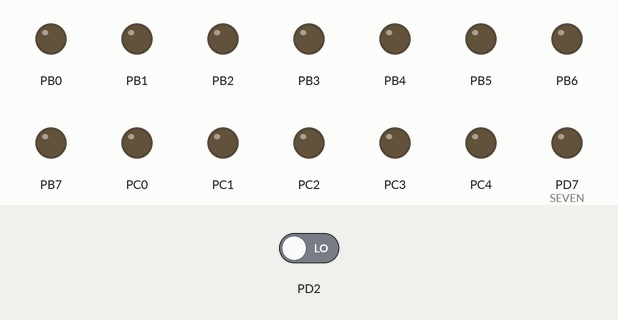
The program below on a simulated ATmega32, built with avr-gcc and emulated at 8 MHz. Parts: output pins drawn as LEDs (lit = HIGH). The test bench sets the inputs (shaded band); at power-on: PD2 LOW.

Above: at 1.2 s.
1.3 s: PD2 driven HIGH
At 2.4 s:
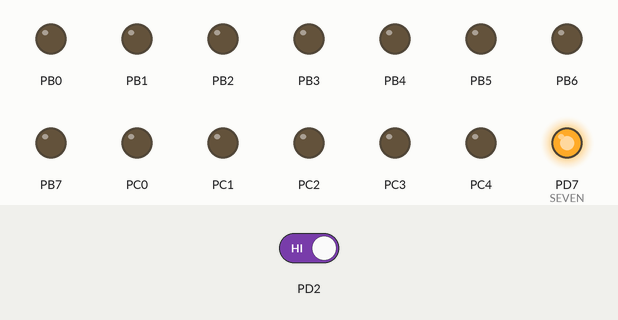
Timing chart, 0 to 4.3 s (numbered marks = the images above; inputs shaded):
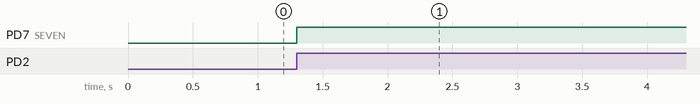

The program:

main.c
```c
/*
 * main.c
 *
 *  Created on: Jun 25, 2018
 *      Author: amr
 */

#include "types.h"
#include "Ports_definitions.h"
#include "DIO.h"
#include "ADC.h"
#include "Ext_Int.h"
#include "timers.h"
#include "serial.h"
#include <string.h>
#include <stdlib.h>
#include <avr/interrupt.h>
#define F_CPU 8000000UL
#include <util/delay.h>

int main(){
	//initializing DIO, ADC, timer and serial
	DIO_Initialize();
	ADC_Initialize();
	Timer_Initialize();
	Serial_Initialize();

	//setting the global interrupt
	sei();

	//select ADC MUX
	ADC_MuxSelection(ZERO);
	//enable ADC interrupt
	ADC_EnableINT();
	//8-bit or 10-bit resolution
	ADC_Adjustment(RIGHT);
	//adjust pre_scaler value
	ADC_PescalerValue(128);
	//turn on the ACD
	ADC_EnableADC();
	ADC_StartConversion();

	// enable external interrupt
	ExtInt_Enable((u8_t)ZERO);
	ExtINT_SenseControl((u8_t)TWO,(u8_t)ZERO);//on both edges for Interrupt 0 sense control


	// enable timer interrupt
	timer0_IntEnable();
	while(1){
		/*
		 * never ending loop
		 */
	}
	    while(1)
	    {
	    	// code here
	    	serialWrite("LED: ON"); //Default value
	    }
}

ISR(INT0_vect)//external interrupt 1
{
	DIO_ToggleBit(PortD, SEVEN);
	serialWrite("LED: OFF");
}

ISR(ADC_vect)
{
	u16_t ADCVal = ADC_getVal();
	char buffer[TX_BUFFER_SIZE];
	serialWrite(itoa(ADCVal, buffer, 10));
}

ISR(TIMER0_OVF_vect)
{
	static u8_t counter=0;//static is used not to be lost when returning from the interrupt
	counter++;
	if (counter == 31*3) {// this 31*3 equivalent to 3 seconds
		ADC_StartConversion(); // start the ADC  conversion after 3 seconds
		counter = 0;
	}
}
```

ADC.c
```c
/*
 * ADC.c
 *
 *  Created on: Jun 25, 2018
 *      Author: amr
 */


#include "types.h"
#include "Ports_definitions.h"
#include "DIO.h"
#include "ADC.h"


void ADC_Initialize()
{
	ADMUX = ADMUXInit;
	ADCSRA = ADCSRAInit;
}

void ADC_MuxSelection(u8_t muxNum)
{
	if ( muxNum >= 0 || muxNum < 32)
	{
		ADMUX |= muxNum;
	}
	else
	{
		;
	}
}

void ADC_ClearADIF()
{
	ADCSRA |= (1<<ADIF);
}

u16_t ADC_getVal()
{
	u16_t ADCVal;
	if (ADMUX & (1<<ADLAR))//left adjusted 8 bits resolution
	{
		ADCVal = ((u16_t)ADCH<<2);
	}
	else //right adjusted 10 bits resolution
	{
		ADCVal = (u16_t)ADCL;
		ADCVal |= (u16_t)(ADCH<<8);
	}
	return ADCVal;
}

void ADC_StartConversion()
{
	ADCSRA |= (1<<ADSC);
}

void ADC_Adjustment(u8_t adjustment)
{
	switch(adjustment)
	{
		case RIGHT:
			ADMUX &= ~(1<<ADLAR);//ADLAR = 0
			break;
		case LEFT:
			ADMUX |= (1<<ADLAR);//ADLAR = 1
			break;
		default:
			break;
	}
}

void ADC_EnableINT()
{
	ADCSRA |= (1<<ADIE);
}

void ADC_EnableADC()
{
	ADCSRA |= (1<<ADEN);
}

void ADC_PescalerValue(u8_t value)
{
	switch(value)
	{
		case 0:
			ADCSRA |= 0;
			break;
		case 2:
			ADCSRA |= 1;
			break;
		case 4:
			ADCSRA |= 2;
			break;
		case 8:
			ADCSRA |= 3;
			break;
		case 16:
			ADCSRA |= 4;
			break;
		case 32:
			ADCSRA |= 5;
			break;
		case 64:
			ADCSRA |= 6;
			break;
		case 128:
			ADCSRA |= 7;
			break;
	}
}

u8_t ADC_isConversionComplete()
{
	return ADCSRA & (1<<ADIF);
}
```

ADC.h
```c
/*
 * ADC.h
 *
 *  Created on: Jun 25, 2018
 *      Author: amr
 */

#ifndef ADC_H_
#define ADC_H_

//configuration section
#define ADCPort    PortA
#define ADCPortDir 0x00
#define ADMUXInit  0x40
#define ADCSRAInit 0x07

#define RIGHT 0
#define LEFT  1

//prototype section
void ADC_Initialize();
void ADC_MuxSelection(u8_t);
u8_t ADC_isConversionComplete();
void ADC_ClearADIF();
u16_t ADC_getVal();
void ADC_StartConversion();
void ADC_Adjustment(u8_t);
void ADC_EnableINT();
void ADC_EnableADC();
void ADC_PescalerValue(u8_t);

#endif /* ADC_H_ */
```

Ext_Int.c
```c
/*
 * Ext_Int.c
 *
 *  Created on: Jun 25, 2018
 *      Author: amr
 */


#include "types.h"
#include "Ports_definitions.h"
#include "DIO.h"
#include "Ext_Int.h"

void ExtInt_Enable(u8_t INTno)
{
	switch (INTno)
	{
		case 0:
			GICR |= 1 << INT0;
			break;
		case 1:
			GICR |= 1 << INT1;
			break;
		case 2:
			GICR |= 1 << INT2;
			break;
		default:
			break;
	}
}

void ExtINT_SenseControl(u8_t SenseControlNo, u8_t INTno)
{
	switch (INTno) {
		case 0:
			switch (SenseControlNo)
			{
				case 0://falling edge
					MCUCR &= 0b00;
					MCUCR |= 0b10;
					break;
				case 1://rising edge
					MCUCR &= 0b00;
					MCUCR |= 0b11;
					break;
				case 2://both edges
					MCUCR &= 0b00;
					MCUCR |= 0b01;
					break;
				default:
					break;
			}
			break;
		case 1:
			switch (SenseControlNo)
			{
				case 0://falling edge
					MCUCR &= 0b0011;
					MCUCR |= 0b1000;
					break;
				case 1://rising edge
					MCUCR &= 0b0011;
					MCUCR |= 0b1100;
					break;
				case 2://both edges
					MCUCR &= 0b0011;
					MCUCR |= 0b0100;
					break;
				default:
					break;
			}
			break;
		case 2:
			switch (SenseControlNo)
			{
				case 0://falling edge
					MCUCSR &= 0b10111111;
					break;
				case 1://rising edge
					MCUCSR |= 0b01000000;
					break;
				default:
					break;
			}
				break;
		default:
			break;
	}
}
```

Ext_Int.h
```c
/*
 * Ext_Int.h
 *
 *  Created on: Jun 25, 2018
 *      Author: amr
 */

#ifndef EXT_INT_H_
#define EXT_INT_H_

void ExtInt_Enable(u8_t INTno);
void ExtINT_SenseControl(u8_t SenseControlNo, u8_t INTno);

#endif /* EXT_INT_H_ */
```

serial.c
```c
/*
 * serial.c
 *
 *  Created on: Jun 25, 2018
 *      Author: amr
 */

#include "types.h"
#include "serial.h"

char serialBuffer[TX_BUFFER_SIZE];
u8_t serialReadPos = 0;
u8_t serialWritePos = 0;

void Serial_Initialize(){
	UBRRH = (BRC >> 8);
	UBRRL =  BRC;
	UCSRB = (1 << TXEN)  | (1 << TXCIE);
	UCSRC = (1 << UCSZ1) | (1 << UCSZ0);
}

void appendSerial(char c){
	serialBuffer[serialWritePos] = c;
	serialWritePos++;

	if(serialWritePos >= TX_BUFFER_SIZE)
	{
		serialWritePos = 0;
	}
}

void serialWrite(char  c[]){
	for(u8_t i = 0; i < strlen(c); i++)
	{
		appendSerial(c[i]);
	}

	if(UCSRA & (1 << UDRE))
	{
		UDR = 0;
	}
}
```

serial.h
```c
/*
 * serial.h
 *
 *  Created on: Jun 25, 2018
 *      Author: amr
 */

#ifndef SERIAL_H_
#define SERIAL_H_

#define BUAD    9600
#define BRC     ((F_CPU/16/BUAD) - 1)
#define TX_BUFFER_SIZE  128

#define UBRRH      *((volatile u8_t *) (0x20))
#define UBRRL      *((volatile u8_t *) (0x09))
#define UCSRB      *((volatile u8_t *) (0x0A))
#define UCSRC      *((volatile u8_t *) (0x20))
#define UCSRA      *((volatile u8_t *) (0x0B))
#define UDR        *((volatile u8_t *) (0x0C))


#define TXEN    3
#define TXCIE   6
#define UCSZ1   2
#define UCSZ0   1
#define UDRE    5

void Serial_Initialize();
void appendSerial(char c);
void serialWrite(char  c[]);

#endif /* SERIAL_H_ */
```

timers.c
```c
/*
 * timers.c
 *
 *  Created on: Jun 25, 2018
 *      Author: amr
 */

#include "types.h"
#include "timers.h"

void Timer_Initialize(){
	TCCR0 = 0x05;//setting normal wgm and highest pre-scaler
}

void timer0_IntEnable(){
	TIMSK |= (1<<TOIE0);//special interrupt enable
}
```

timers.h
```c
/*
 * timers.h
 *
 *  Created on: Jun 25, 2018
 *      Author: amr
 */

#ifndef TIMERS_H_
#define TIMERS_H_

#define TCCR0    *((volatile u8_t *) (0x33))
#define TIMSK    *((volatile u8_t *) (0x39))
#define TOIE0   0

void Timer_Initialize();
void timer0_IntEnable();

#endif /* TIMERS_H_ */
```

types.h
```c
/*
 * types.h
 *
 *  Created on: Jun 25, 2018
 *      Author: amr
 */

#ifndef TYPES_H_
#define TYPES_H_

typedef unsigned char u8_t;
typedef unsigned short int u16_t;

typedef enum{ZERO, ONE, TWO, THREE, FOUR, FIVE, SIX, SEVEN}bit_num;

typedef enum{RESET,SET}Bit_state;

typedef enum{INPUT,OUTPUT}direction_state;


#endif /* TYPES_H_ */
```

DIO.c
```c
/*
 * DIO.c
 *
 *  Created on: Jun 25, 2018
 *      Author: amr
 */


#include "types.h"
#include "Ports_definitions.h"
#include "DIO.h"

static volatile u8_t* ports_direction_array[] = {&DDRA,&DDRB,&DDRC,&DDRD};
static volatile u8_t* ports_value_array[] = {&PORTA,&PORTB,&PORTC,&PORTD};
static volatile u8_t* pins_value_array[] = {&PINA, &PINB, &PINC, &PIND};

void DIO_Initialize(void)
{
	//initializing ports direction
	DDRA = PortA_InitDir;
	DDRB = PortB_InitDir;
	DDRC = PortC_InitDir;
	DDRD = PortD_InitDir;

	//initializing ports value
	PORTA = PortA_InitVal;
	PORTB = PortB_InitVal;
	PORTC = PortC_InitVal;
	PORTD = PortD_InitVal;
}

void DIO_SetPortDirection(u8_t port,u8_t direction)
{
	if(port >= 0 && port < 4)
	{
		*(ports_direction_array[port]) = direction;
	}
	else
	{
		;
	}
}

void DIO_SetBitDirection(u8_t port, bit_num bitNum, direction_state direction)
{
	if(bitNum >= ZERO && bitNum <= SEVEN && port >= 0 && port < 4)
	{
		switch (direction)
		{
			case INPUT:
			//INPUT  == reseting -> making 0
				*(ports_direction_array[port]) &= ~(1 << bitNum);
				break;
			case OUTPUT:
			//OUTPUT == setting -> making 1
				*(ports_direction_array[port]) |= (1 << bitNum);
				break;
			default:
				break;
		}
	}
	else
	{
		;
	}
}

void DIO_SetPortValue(u8_t port , u8_t value)
{
	if(port >= 0 && port < 4)
	{
		*(ports_value_array[port]) = value;
	}
	else
	{
		;
	}
}

void DIO_SetBitValue(u8_t port, bit_num bitNum, Bit_state state)
{
	if( bitNum >= ZERO && bitNum <= SEVEN && port >= 0 && port < 4)
	{
		switch (state)
		{
			case RESET:
			//reset
				*(ports_value_array[port]) &= ~(1 << bitNum);
				break;
			case SET:
			//set
				*(ports_value_array[port]) |= (1 << bitNum);
				break;
			default:
				break;
		}
	}
	else
	{
		;
	}
}

void DIO_InitPortForSevenSegment(u8_t port, u8_t number)
{
	//setting the port direction
	*(ports_direction_array[port]) &= 0x03;
	*(ports_direction_array[port]) |= 0xFC;
	//setting the port value
	*(ports_value_array[port]) &= 0x0F;
	*(ports_value_array[port]) |= (number << 4);
}

void DIO_SetPortValueForSevenSegment(u8_t port, u8_t number)
{
	*(ports_value_array[port]) &= 0x0F;
	*(ports_value_array[port]) |= (number << 4);
}

u8_t DIO_GetBitInputValue(u8_t port ,bit_num number)
{
	return *(pins_value_array[port]) &= (1 << number);
}

void DIO_ToggleBit(u8_t port,bit_num number)
{
	*(ports_value_array[port]) ^= (1<<number);
}
```

DIO.h
```c
/*
 * DIO.h
 *
 *  Created on: Jun 25, 2018
 *      Author: amr
 */

#ifndef DIO_H_
#define DIO_H_

/*
 * configuration and initialization section
 */
//Initializing data direction registers
#define PortA_InitDir 0x00    //input  by default
#define PortB_InitDir 0xFF    //output by default
#define PortC_InitDir 0xFF    //output by default
#define PortD_InitDir 0xE0    //3 OUTPUT AND 4 INPUT

//Initializing value of bits of ports
#define PortA_InitVal 0x00    //all as low not to burn anything
#define PortB_InitVal 0x00    //all as low not to burn anything
#define PortC_InitVal 0x00    //all as low not to burn anything
#define PortD_InitVal 0x00    //all as low not to burn anything

////////////////////////////////////////////////////////////////////////
/*
 * prototypes section
 */
void DIO_Initialize(void);
void DIO_SetPortDirection(u8_t, u8_t);
void DIO_SetBitDirection(u8_t, bit_num, direction_state);
void DIO_SetPortValue(u8_t, u8_t);
void DIO_SetBitValue(u8_t, bit_num, Bit_state);
void DIO_InitPortForSevenSegment(u8_t, u8_t);
void DIO_SetPortValueForSevenSegment(u8_t,u8_t);
u8_t DIO_GetBitInputValue(u8_t,bit_num);
void DIO_ToggleBit(u8_t port,bit_num number);

#endif /* DIO_H_ */
```

Ports_definitions.h
```c
/*
 * Ports_definitions.h
 *
 *  Created on: Jun 25, 2018
 *      Author: amr
 */

#ifndef PORTS_DEFINITIONS_H_
#define PORTS_DEFINITIONS_H_

//Peripheral A
#define PORTA      *((volatile u8_t *) (0x3B))
#define DDRA       *((volatile u8_t *) (0x3A))
#define PINA       *((volatile u8_t *) (0x39))

//Peripheral B
#define PORTB      *((volatile u8_t *) (0x38))
#define DDRB       *((volatile u8_t *) (0x37))
#define PINB       *((volatile u8_t *) (0x36))

//Peripheral C
#define PORTC      *((volatile u8_t *) (0x35))
#define DDRC       *((volatile u8_t *) (0x34))
#define PINC       *((volatile u8_t *) (0x33))

//Peripheral D
#define PORTD      *((volatile u8_t *) (0x32))
#define DDRD       *((volatile u8_t *) (0x31))
#define PIND       *((volatile u8_t *) (0x30))

//Analogue to Digital Converter Registers
#define ADMUX      *((volatile u8_t *) (0x27))
#define ADCSRA     *((volatile u8_t *) (0x26))
#define ADCH       *((volatile u8_t *) (0x25))
#define ADCL       *((volatile u8_t *) (0x24))

//status register
#define  SREG      *((volatile u8_t *) (0x5F))

//General interrupt control register
#define  GICR      *((volatile u8_t *) (0x5B))

//General interrupt flag register
#define  GIFR      *((volatile u8_t *) (0x5A))

//MCU control register
#define MCUCR      *((volatile u8_t *) (0x55))

//MCU control and status register
#define  MCUCSR    *((volatile u8_t *) (0x54))

//Ports numbering
#define PortA 0
#define PortB 1
#define PortC 2
#define PortD 3

//ADMUX bit numbering
#define REFS1 7
#define REFS0 6
#define ADLAR 5
#define MUX4  4
#define MUX3  3
#define MUX2  2
#define MUX1  1
#define MUX0  0

//ADCSR bit numbering
#define ADEN  7
#define ADSC  6
#define ADATE 5
#define ADIF  4
#define ADIE  3
#define ADPS2 2
#define ADPS1 1
#define ADPS0 0

//GICR Bit numbering
#define INT1  7
#define INT0  6
#define INT2  5

//GIFR Bit numbering
#define INTF1 7
#define INTF0 6
#define INTF2 5

//MCUCR Bit numbering
#define ISC11 3
#define ISC10 2
#define ISC01 1
#define ISC00 0

//MCUCSR Bit numbering
#define ISC2  6

#endif /* PORTS_DEFINITIONS_H_ */
```

Measured:
- after the input at 1.3 s, PD7 (SEVEN): LOW → HIGH at once
